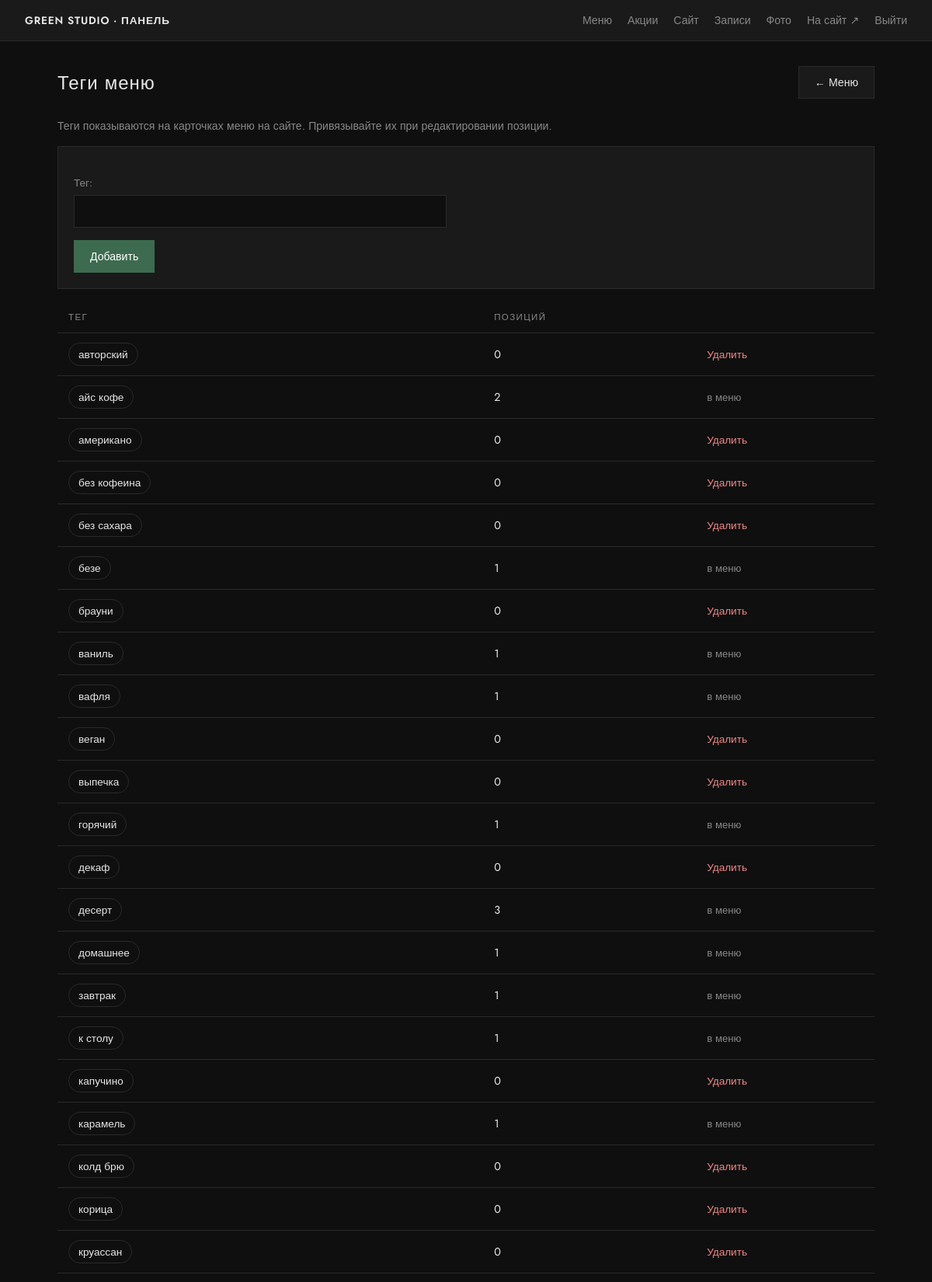
Page /panel/tags/ (signed in, upper part) on the committed database.
### main/models.py (models this page shows, shortened)
class MenuTag(models.Model):
    name = models.CharField('Тег', max_length=60, unique=True)
    slug = models.SlugField('Slug', max_length=60, unique=True)
    class Meta:
        verbose_name = 'Тег меню'
        verbose_name_plural = 'Теги меню'
        ordering = ['name']

### main/panel_views.py (the view)
# urls.py: path('panel/tags/', panel_views.panel_tags, name='panel_tags'),
@login_required(login_url='panel_login')
@staff_required
def panel_tags(request):
    if request.method == 'POST':
        if request.POST.get('delete'):
            tag = get_object_or_404(MenuTag, pk=request.POST.get('delete'))
            name = tag.name
            tag.delete()
            messages.success(request, f'Тег «{name}» удалён.')
            return redirect('panel_tags')
        form = MenuTagForm(request.POST)
        if form.is_valid():
            tag = form.save(commit=False)
            base_slug = slugify(tag.name, allow_unicode=True) or 'tag'
            slug = base_slug
            n = 1
            while MenuTag.objects.filter(slug=slug).exclude(pk=tag.pk).exists():
                slug = f'{base_slug}-{n}'
                n += 1
            tag.slug = slug
            tag.save()
            messages.success(request, f'Тег «{tag.name}» добавлен.')
            return redirect('panel_tags')
    else:
        form = MenuTagForm()
    tags = MenuTag.objects.annotate(item_count=Count('items')).order_by('name')
    return render(request, 'panel/tags.html', {'form': form, 'tags': tags})

### main/forms.py
class MenuTagForm(forms.ModelForm):
    class Meta:
        model = MenuTag
        fields = ['name']

### main/context_processors.py (called while the page is built, shortened)
def site_settings(request):
    if request.path.startswith('/panel/') or request.path.startswith('/admin/'):
        return {'site_settings': SiteSettings.get_solo()}

### main/models.py (called while the page is built)
    @classmethod
    def get_solo(cls):
        obj, _ = cls.objects.get_or_create(pk=1)
        return obj

### main/panel_views.py (called while the page is built)
def staff_required(view):
    return user_passes_test(lambda u: u.is_active and u.is_staff)(view)

### main/templates/panel/tags.html (shortened to what this page needs)
{% extends 'panel/base.html' %}
{% block content %}
<div class="panel-head">
    <h1 class="panel-h1">Теги меню</h1>
    <a href="{% url 'panel_menu_list' %}" class="panel-btn">← Меню</a>
</div>
<p class="panel-hint">Теги показываются на карточках меню на сайте. Привязывайте их при редактировании позиции.</p>
<form method="post" class="panel-form panel-form--inline">
    {{ form.as_p }}
    <button type="submit" class="panel-btn panel-btn--primary">Добавить</button>
</form>
<table class="panel-table">
    <thead>
        <tr><th>Тег</th><th>Позиций</th><th></th></tr>
    </thead>
    <tbody>
        {% for tag in tags %}
        <tr>
            <td><span class="panel-tag-chip">{{ tag.name }}</span></td>
            <td>{{ tag.item_count }}</td>
            <td>
                {% if tag.item_count == 0 %}
                <form method="post" class="panel-inline-form">
                    <button type="submit" class="panel-link-btn" onclick="return confirm('Удалить тег?')">Удалить</button>
                </form>
                {% else %}
                <span class="panel-muted">в меню</span>
                {% endif %}
            </td>
        </tr>
        {% empty %}
        <tr><td colspan="3">Тегов пока нет.</td></tr>
        {% endfor %}
    </tbody>
</table>
{% endblock %}

### main/static/css/panel.css (style rules this page uses)
:root { --panel-bg: #0f0f0f; --panel-surface: #1a1a1a; --panel-border: #2a2a2a; --panel-text: #e8e8e8; --panel-muted: #888; --panel-green: #3d6b4f; --panel-green-hover: #4a7d5e; --panel-danger: #a04444; }
*, *::before, *::after { box-sizing: border-box; }
body.panel-body { margin: 0; font-family: 'Jost', sans-serif; background: var(--panel-bg); color: var(--panel-text); min-height: 100vh; }
.panel-h1 { font-size: 1.5rem; font-weight: 500; margin: 0 0 24px; letter-spacing: 0.04em; }
.panel-head { display: flex; align-items: center; justify-content: space-between; gap: 16px; margin-bottom: 24px; flex-wrap: wrap; }
.panel-head .panel-h1 { margin-bottom: 0; }
.panel-btn { display: inline-block; padding: 10px 20px; border: 1px solid var(--panel-border); background: var(--panel-surface); color: var(--panel-text); text-decoration: none; font-family: inherit; font-size: 0.88rem; cursor: pointer; transition: background 0.2s, border-color 0.2s; }
.panel-btn--primary { background: var(--panel-green); border-color: var(--panel-green); color: #fff; }
.panel-hint { font-size: 0.88rem; color: var(--panel-muted); line-height: 1.6; }
.panel-table { width: 100%; border-collapse: collapse; font-size: 0.9rem; }
.panel-table th, .panel-table td { padding: 12px 14px; text-align: left; border-bottom: 1px solid var(--panel-border); vertical-align: middle; }
.panel-table th { font-size: 0.72rem; text-transform: uppercase; letter-spacing: 0.12em; color: var(--panel-muted); font-weight: 500; }
.panel-form p { margin-bottom: 16px; }
.panel-form label { display: block; margin-bottom: 6px; font-size: 0.85rem; color: var(--panel-muted); }
.panel-form input[type="text"], .panel-form input[type="number"], .panel-form input[type="email"], .panel-form input[type="password"], .panel-form textarea, .panel-form select { width: 100%; max-width: 480px; padding: 10px 12px; background: var(--panel-bg); border: 1px solid var(--panel-border); color: var(--panel-text); font-family: inherit; font-size: 0.9rem; }
.panel-form--inline { padding: 20px; background: var(--panel-surface); border: 1px solid var(--panel-border); margin-bottom: 16px; }
.panel-muted { color: var(--panel-muted); font-size: 0.82rem; }
.panel-tag-chip { display: inline-block; padding: 4px 12px; border-radius: 20px; border: 1px solid var(--panel-border); font-size: 0.85rem; }
.panel-inline-form { display: inline; }
.panel-link-btn { background: none; border: none; color: #e88; cursor: pointer; font-family: inherit; font-size: 0.85rem; padding: 0; }

### rows in the picture
MenuTag: name "авторский", item_count "0"
MenuTag: name "айс кофе", item_count "2", shows "в меню"
MenuTag: name "американо", item_count "0"
MenuTag: name "без кофеина", item_count "0"
MenuTag: name "без сахара", item_count "0"
MenuTag: name "безе", item_count "1", shows "в меню"
MenuTag: name "брауни", item_count "0"
MenuTag: name "ваниль", item_count "1", shows "в меню"
MenuTag: name "вафля", item_count "1", shows "в меню"
MenuTag: name "веган", item_count "0"
MenuTag: name "выпечка", item_count "0"
MenuTag: name "горячий", item_count "1", shows "в меню"
MenuTag: name "декаф", item_count "0"
MenuTag: name "десерт", item_count "3", shows "в меню"
MenuTag: name "домашнее", item_count "1", shows "в меню"
MenuTag: name "завтрак", item_count "1", shows "в меню"
MenuTag: name "к столу", item_count "1", shows "в меню"
MenuTag: name "капучино", item_count "0"
MenuTag: name "карамель", item_count "1", shows "в меню"
MenuTag: name "колд брю", item_count "0"
MenuTag: name "корица", item_count "0"
MenuTag: name "круассан", item_count "0"
